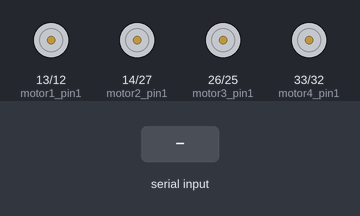
The sketch below on a simulated ESP32. Shown: motor-driver pin pairs drawn as motors (green arrow = first pin HIGH = forward, orange = second pin HIGH = backward, longer = more drive). Inputs (shaded band) come from the test bench. Nothing arrives over Bluetooth unless stated; what the sketch prints to the serial monitor is not drawn.

Above: at 1.2 s.
1.3 s: "F" received over the second serial link
At 1.7 s:
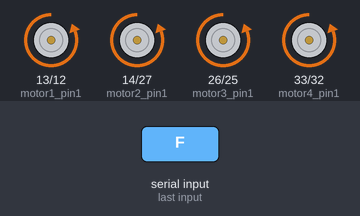
2.8 s: "B" received over the second serial link
At 4.0 s:
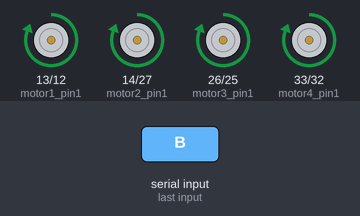
4.3 s: "L" received over the second serial link
At 5.2 s:
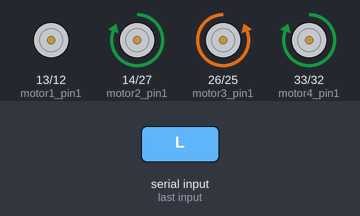
5.8 s: "R" received over the second serial link
At 6.3 s:
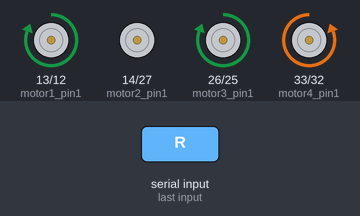
7.3 s: "T" received over the second serial link
At 8.6 s:
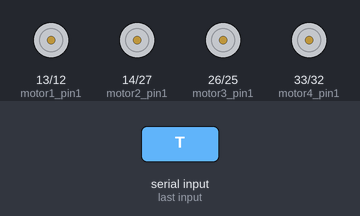
Timing chart, 0 to 9.8 s (numbered marks = the images above; inputs shaded):
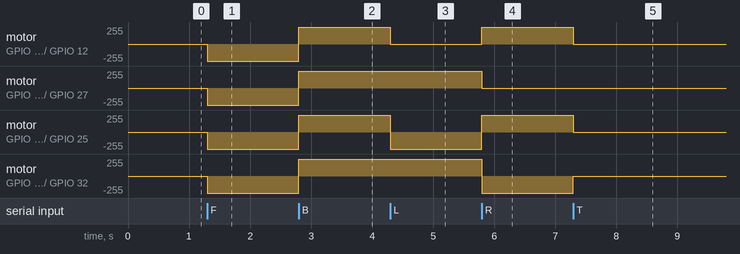

Measured:
- after the input at 1.3 s, motor on GPIO 13 (motor1_pin1) / GPIO 12 (motor1_pin2), motor on GPIO 14 (motor2_pin1) / GPIO 27 (motor2_pin2), motor on GPIO 26 (motor3_pin1) / GPIO 25 (motor3_pin2), motor on GPIO 33 (motor4_pin1) / GPIO 32 (motor4_pin2): stopped → backward 255/255 at once
- after the input at 2.8 s, motor on GPIO 13 (motor1_pin1) / GPIO 12 (motor1_pin2), motor on GPIO 14 (motor2_pin1) / GPIO 27 (motor2_pin2), motor on GPIO 26 (motor3_pin1) / GPIO 25 (motor3_pin2), motor on GPIO 33 (motor4_pin1) / GPIO 32 (motor4_pin2): backward 255/255 → forward 255/255 at once
- after the input at 4.3 s, motor on GPIO 13 (motor1_pin1) / GPIO 12 (motor1_pin2): forward 255/255 → stopped at once; motor on GPIO 26 (motor3_pin1) / GPIO 25 (motor3_pin2): forward 255/255 → backward 255/255 at once
- after the input at 5.8 s, motor on GPIO 13 (motor1_pin1) / GPIO 12 (motor1_pin2): stopped → forward 255/255 at once; motor on GPIO 14 (motor2_pin1) / GPIO 27 (motor2_pin2): forward 255/255 → stopped at once
- after the input at 7.3 s, motor on GPIO 13 (motor1_pin1) / GPIO 12 (motor1_pin2), motor on GPIO 26 (motor3_pin1) / GPIO 25 (motor3_pin2): forward 255/255 → stopped at once; motor on GPIO 33 (motor4_pin1) / GPIO 32 (motor4_pin2): backward 255/255 → stopped at once

The sketch:

sketch_nov12aa.ino
```cpp
#include <BluetoothSerial.h>

 // Motor Driver Pins
 #define motor1_pin1 13
 #define motor1_pin2 12
 #define motor2_pin1 14
 #define motor2_pin2 27
 #define motor3_pin1 26
 #define motor3_pin2 25
 #define motor4_pin1 33
 #define motor4_pin2 32
 int val;
 BluetoothSerial SerialBT; // BluetoothSerial object
 int motorSpeed = 255;
 void setup() {
 Serial.begin(115200); // Serial Monitor for debugging
 SerialBT.begin("Mars_Rover"); // Bluetooth name
 Serial.println("Bluetooth␣Device␣Started,␣Waiting␣for␣Pairing...");

 // Set motor pins as outputs
 pinMode(motor1_pin1, OUTPUT);
 pinMode(motor1_pin2, OUTPUT);
 pinMode(motor2_pin1, OUTPUT);
 pinMode(motor2_pin2, OUTPUT);
 pinMode(motor3_pin1, OUTPUT);

 pinMode(motor3_pin2, OUTPUT);
 pinMode(motor4_pin1, OUTPUT);
 pinMode(motor4_pin2, OUTPUT);
 stopMotors(); // Ensure motors are stopped initially
 }
 void loop() {
 if (SerialBT.available()) { // Check if data is received via Bluetooth
 val = SerialBT.read(); // Read the received command
 stopMotors(); // Initialize with motors stopped
 switch (val) {

 case 'F': moveForward(); break;
 case 'B': moveBackward(); break;
 case 'L': turnLeft(); break;
 case 'R': turnRight(); break;
 case 'T': stopMotors(); break;
 default:
 Serial.println("Invalid␣Command"); // Debugging invalid commands
 }}}
 // Helper function to control a single motor’s pins
 void setMotor(int pin1, int pin2, int state1, int state2) {
 digitalWrite(pin1, state1);
 digitalWrite(pin2, state2);
 }
 // Movement functions
 void moveForward() {
  setMotor(motor1_pin1, motor1_pin2, LOW, HIGH);
 setMotor(motor2_pin1, motor2_pin2, LOW, HIGH);
 setMotor(motor3_pin1, motor3_pin2, LOW, HIGH);
 setMotor(motor4_pin1, motor4_pin2, LOW, HIGH);
 }
 void moveBackward() {
 setMotor(motor1_pin1, motor1_pin2, HIGH, LOW);
 setMotor(motor2_pin1, motor2_pin2, HIGH, LOW);
 setMotor(motor3_pin1, motor3_pin2, HIGH, LOW);
 setMotor(motor4_pin1, motor4_pin2, HIGH, LOW);
 }
 void turnLeft() {
 setMotor(motor1_pin1, motor1_pin2, LOW, LOW);
 setMotor(motor2_pin1, motor2_pin2, HIGH, LOW);
 setMotor(motor3_pin1, motor3_pin2, LOW, HIGH);
 setMotor(motor4_pin1, motor4_pin2, HIGH, LOW);
 }
 void turnRight() {
 setMotor(motor1_pin1, motor1_pin2, HIGH, LOW);
 setMotor(motor2_pin1, motor2_pin2, LOW, LOW);
 setMotor(motor3_pin1, motor3_pin2, HIGH, LOW);
 setMotor(motor4_pin1, motor4_pin2, LOW, HIGH);
 }
 void stopMotors() {
 setMotor(motor1_pin1, motor1_pin2, LOW, LOW);
 setMotor(motor2_pin1, motor2_pin2, LOW, LOW);
 setMotor(motor3_pin1, motor3_pin2, LOW, LOW);
 setMotor(motor4_pin1, motor4_pin2, LOW, LOW);
 }
```
